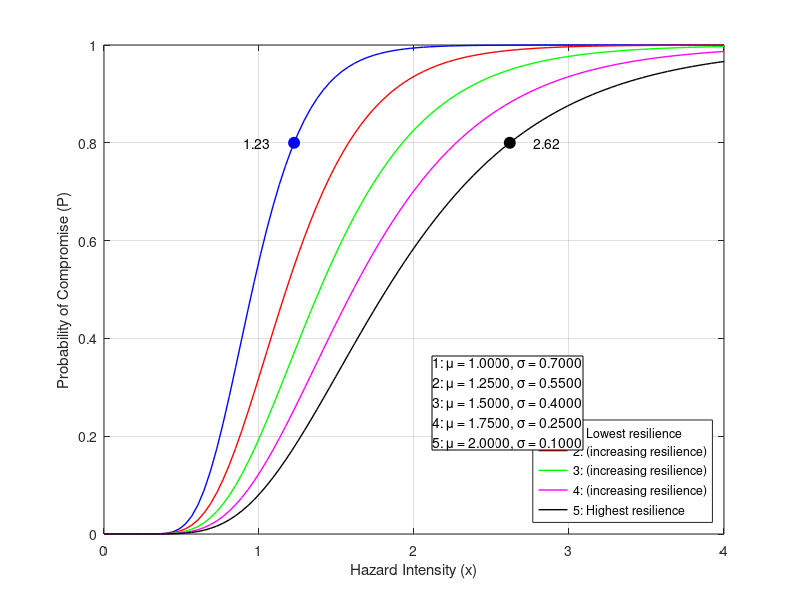

Source code (MATLAB):
% Adam Lewis 3rd Year Individual Project
% Student ID 11076422

% ChatGPT o3-mini-high was used to aid debugging and production of the 
% MATLAB visualisations in this project.

% MATLAB code to generate a series of fragility curves to demonstrate the
% effect of standard deviation on the curve

% Define desired figure size in pixels
plotWidth = 500;   % Width in pixels
plotHeight = 450;  % Height in pixels

m_norm_A = 1.0;     % Curve A mean
s_norm_A = 0.3;     % Curve A stdDev
m_norm_B = 1.25;    % Curve B mean
s_norm_B = 0.45;    % Curve B stdDev
m_norm_C = 1.5;     % Curve C mean
s_norm_C = 0.6;     % Curve C stdDev
m_norm_D = 1.75;    % Curve D mean
s_norm_D = 0.75;    % Curve D stdDev
m_norm_E = 2.0;     % Curve E mean
s_norm_E = 0.9;     % Curve E stdDev

% Convert mean and stdDev to beta/theta for companies A, B, C, D and E
beta_A = sqrt(log(1 + (s_norm_A/m_norm_A)^2));
theta_A = m_norm_A * exp(-0.5 * beta_A^2);
beta_B = sqrt(log(1 + (s_norm_B/m_norm_B)^2));
theta_B = m_norm_B * exp(-0.5 * beta_B^2);
beta_C = sqrt(log(1 + (s_norm_C/m_norm_C)^2));
theta_C = m_norm_C * exp(-0.5 * beta_C^2);
beta_D = sqrt(log(1 + (s_norm_D/m_norm_D)^2));
theta_D = m_norm_D * exp(-0.5 * beta_D^2);
beta_E = sqrt(log(1 + (s_norm_E/m_norm_E)^2));
theta_E = m_norm_E * exp(-0.5 * beta_E^2);

% Define X
x = linspace(0, 4, 100); 

% Use normcdf to generate fragility curves
P_CompanyA = normcdf((log(x / theta_A)) / beta_A);
P_CompanyB = normcdf((log(x / theta_B)) / beta_B);
P_CompanyC = normcdf((log(x / theta_C)) / beta_C);
P_CompanyD = normcdf((log(x / theta_D)) / beta_D);
P_CompanyE = normcdf((log(x / theta_E)) / beta_E);

% Plot fragility Curves
figure('Color','w', 'Units','pixels', 'Position',[100 100 plotWidth plotHeight]);
plot(x, P_CompanyA, 'b-', 'LineWidth', 1); hold on; 
plot(x, P_CompanyB, 'r-', 'LineWidth', 1);         
plot(x, P_CompanyC, 'g-', 'LineWidth', 1);
plot(x, P_CompanyD, 'm-', 'LineWidth', 1);
plot(x, P_CompanyE, 'k-', 'LineWidth', 1);
xlabel('Hazard Intensity (x)');
ylabel('Probability of Compromise (P)');
set(gcf, 'Color', 'white');

% Main legend -
legend({ '1: Lowest resilience', ...
         '2: (increasing resilience)', ...
         '3: (increasing resilience)', ...
         '4: (increasing resilience)', ...
         '5: Highest resilience' }, ...
         'Location', 'southeast');

% Text box for mean and SD inputs
annotation_str = {...
    sprintf('1: μ = %.4f, σ = %.4f', m_norm_A, 1-s_norm_A), ...
    sprintf('2: μ = %.4f, σ = %.4f', m_norm_B, 1-s_norm_B), ...
    sprintf('3: μ = %.4f, σ = %.4f', m_norm_C, 1-s_norm_C), ...
    sprintf('4: μ = %.4f, σ = %.4f', m_norm_D, 1-s_norm_D), ...
    sprintf('5: μ = %.4f, σ = %.4f', m_norm_E, 1-s_norm_E)};
annotation('textbox', [0.54, 0.25, 0.5, 0.3], 'String', annotation_str, ...
           'FitBoxToText', 'on', 'EdgeColor', 'black', ...
           'BackgroundColor', 'white');
grid on;

% Compute the x-values corresponding to 0.8 probability:
% x = theta * exp(beta * norminv(0.8))
x_A_0_8 = theta_A * exp(beta_A * norminv(0.8));
x_E_0_8 = theta_E * exp(beta_E * norminv(0.8));

% Company A (blue) at 0.8 probability
plot(x_A_0_8, 0.8, 'bo', 'MarkerFaceColor', 'b', 'MarkerSize', 8, 'HandleVisibility','off');
text(x_A_0_8-0.15, 0.8, sprintf('%.2f', x_A_0_8), ...
    'VerticalAlignment','middle', 'HorizontalAlignment','right', ...
    'Rotation', 0, 'FontSize',10, 'Color','k');

% Company E (black) at 0.8 probability
plot(x_E_0_8, 0.8, 'ko', 'MarkerFaceColor', 'k', 'MarkerSize', 8, 'HandleVisibility','off');
text(x_E_0_8+0.15, 0.8, sprintf('%.2f', x_E_0_8), ...
    'VerticalAlignment','middle', 'HorizontalAlignment','left', ...
    'Rotation', 0, 'FontSize',10, 'Color','k');
hold off;
saveas(gcf, 'img_chapter_5_4_effect_of_std_dev.png');
